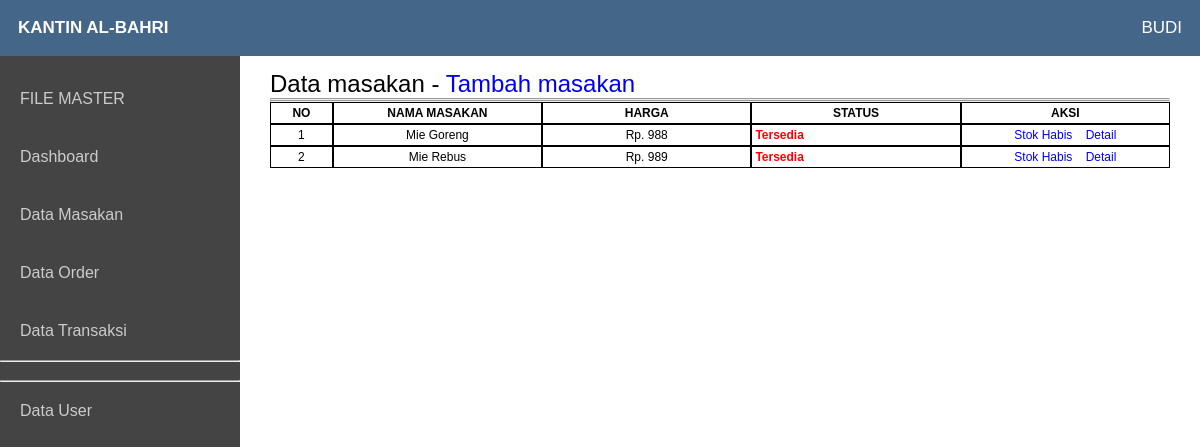
Page /praktek/?modul=masakan (signed in) on the committed database.
### tables this page shows
CREATE TABLE `masakan` (
  `id_masakan` int(11) NOT NULL,
  `nama_masakan` varchar(20) NOT NULL,
  `harga` int(10) NOT NULL,
  `status_masakan` varchar(10) NOT NULL
);

### praktek/app/masakan/masakan.php (the view, shortened to what this page needs)
<?php
	include 'config/koneksi.php';
?>
<table style="width: 100%;border-collapse: 0px;border-spacing: 0px;">
	<tr>
		<td>
			<span style="font-size: 24px;">Data masakan - <a href="?modul=masakan&aksi=add" style="text-decoration: none">Tambah masakan</a></span>
		</td>
	</tr>
	<tr>
		<td><hr></td>
	</tr>
	<tr>
		<td>
			<table style="width: 100%;border-collapse: 0px;border-spacing: 0px;">
				<thead>
					<tr>
						<th style="width: 3%;border: 1px solid #000;padding:3px;text-align: center;font-size: 12px;">NO</th>
						<th style="width: 10%;border: 1px solid #000;padding:3px;text-align: center;font-size: 12px;">NAMA MASAKAN</th>
						<th style="width: 10%;border: 1px solid #000;padding:3px;text-align: center;font-size: 12px;">HARGA</th>
						<th style="width: 10%;border: 1px solid #000;padding:3px;text-align: center;font-size: 12px;">STATUS</th>
						<th style="width: 10%;border: 1px solid #000;padding:3px;text-align: center;font-size: 12px;">AKSI</th>
					</tr>
				</thead>
				<tbody>
				<?php
					$no=1;
					$sql = mysqli_query($conn, "SELECT * FROM masakan");
					while ($rs=mysqli_fetch_array($sql)) {
						echo '
							<tr>
								<td style="border: 1px solid #000;padding: 3px;font-size: 12px;text-align: center;">'.$no.'</td>
								<td style="border: 1px solid #000;padding: 3px;font-size: 12px;text-align: center;">'.$rs['nama_masakan'].'</td>
								<td style="border: 1px solid #000;padding: 3px;font-size: 12px;text-align: center;">Rp. '.$rs['harga'].'</td>
								<td style="border: 1px solid #000;padding: 3px;font-size: 12px;">';
								if($rs['status_masakan']=='1')
										{
											echo '<b style="color:red">Tersedia</b>';
										}else{
											echo '<b> Stok Habis</b>';
										}
										echo '</td>
								<td style="border:1px solid #000;padding:3px;font-size: 12px;text-align: center;">';
										if($rs['status_masakan']=='1')
										{
											echo '<a href="?modul=masakan&stok='.$rs['id_masakan'].'" style="padding:5px;"> Stok Habis</a>
													<a href="?modul=masakan&aksi=detail&id='.$rs['id_masakan'].'" style="padding:5px;"> Detail</a>';
										}else{
											echo '
											<a href="?modul=order&aksi=stok&id='.$rs['id_order'].'" style="padding:5px;"> Stok Tersedia</a>
											<a href="?modul=order&aksi=detail&id='.$rs['id_order'].'" style="padding:5px;"> Detail</a>';
										}
									echo '
									</td>
							</tr>
						    ';
						    $no++;
					}
				?>
			</tbody>
			<tfoot>
				<tr colspan="7" style="text-align: left">
					<hr>
				</tr>
			</tfoot>
			</table>
		</td>
	</tr>
</table>

### praktek/asset/style.css (style rules this page uses)
* { margin:0;padding:0;font-family:arial }
a { text-decoration:none }

### rows in the picture
masakan: nama_masakan "Mie Goreng", harga "988", status_masakan "Tersedia"
masakan: nama_masakan "Mie Rebus", harga "989", status_masakan "Tersedia"

### other values in the picture
$_SESSION['nama'] "BUDI"
